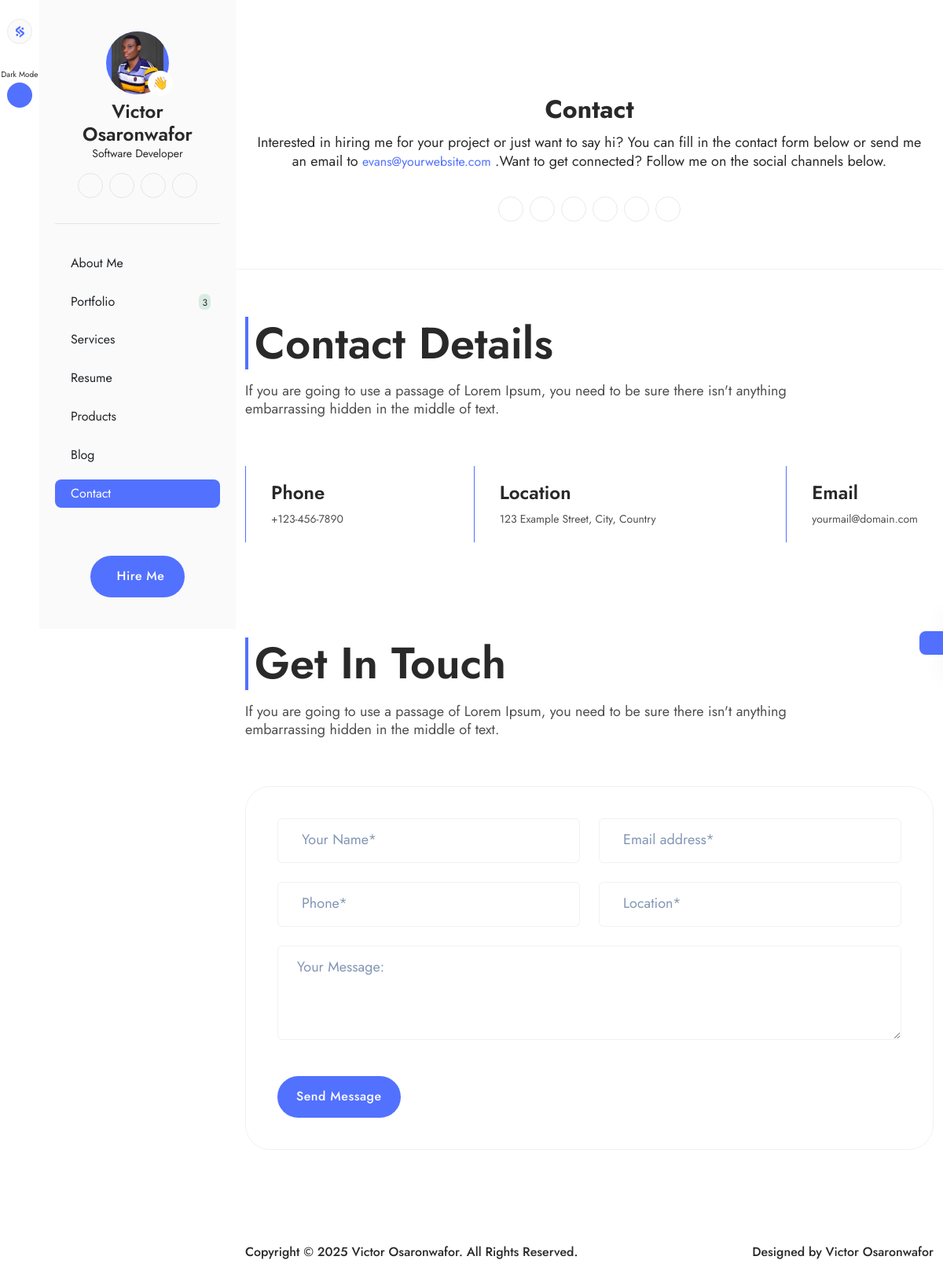
The page /contact.php on the database its author committed.
### tables this page shows
CREATE TABLE `about_me` (
  `id` int(11) NOT NULL,
  `name` varchar(255) NOT NULL,
  `role` varchar(255) NOT NULL,
  `intro_title` text NOT NULL,
  `intro_text` text NOT NULL,
  `years_of_experience` int(11) NOT NULL,
  `projects_completed` int(11) NOT NULL,
  `clients_worldwide` int(11) NOT NULL,
  `what_i_do` text NOT NULL,
  `pro_summary` text NOT NULL,
  `skills` text NOT NULL,
  `education` text NOT NULL,
  `awards` text NOT NULL,
  `certifications` text NOT NULL,
  `languages` text NOT NULL,
  `interest` text NOT NULL,
  `github_link` varchar(255) NOT NULL,
  `image` varchar(255) NOT NULL,
  `resume` varchar(255) NOT NULL,
  `status` tinyint(4) NOT NULL DEFAULT 0,
  `date` datetime NOT NULL DEFAULT current_timestamp()
);

### webadmin/classes/Database.php (called while the page is built, shortened)
<?php
class Database
{
    private $hostname = "localhost";
    private $username = "root";
    private $password = "";
    private $dbname = "olvios";
    private $conn;
    private function connect()
    {
        try {
            $this->conn = new PDO("mysql:host=$this->hostname;dbname=$this->dbname", $this->username, $this->password);
            $this->conn->setAttribute(PDO::ATTR_ERRMODE, PDO::ERRMODE_EXCEPTION);
        } catch (PDOException $th) {
            echo "Connection failed: " . $th->getMessage();
            die();
        }
    }
    public function getConnection()
    {
        return $this->conn;
    }
}

### webadmin/classes/functions.php (called while the page is built, shortened)
<?php
require 'Database.php';
require 'AboutMe.php';
require 'Blog.php';
require 'Portfolio.php';
require 'Contact.php';
$database = new Database();
$aboutMe = new AboutMe($database);
$portfolio = new Portfolio($database);
function setActivePage1($currentPage, $linkPage)
{
    if ($currentPage === $linkPage) {
        return 'bg1-color';
    } else {
        return '';
    }
}
function setActivePage2($currentPage, $linkPage)
{
    if ($currentPage === $linkPage) {
        return 'n11-color';
    } else {
        return '';
    }
}

### webadmin/classes/AboutMe.php (called while the page is built, shortened)
<?php
class AboutMe
{
    private $db;
    public function __construct(Database $database)
    {
        $this->db = $database->getConnection();
    }
    public function getAboutMe()
    {
        $id = '1';
        $sql = "SELECT * FROM about_me WHERE id=? LIMIT 1";
        $statement = $this->db->prepare($sql);
        $statement->bindParam(1, $id, PDO::PARAM_INT);
        $statement->execute();
        $result = $statement->fetch(PDO::FETCH_ASSOC);
        return $result ?: [];
    }
}

### webadmin/classes/Portfolio.php (called while the page is built, shortened)
<?php
class Portfolio
{
    private $db;
    public function __construct(Database $database)
    {
        $this->db = $database->getConnection();
    }
    public function portfolioStatusCount()
    {
        $status = 0;
        $sql = "SELECT * FROM portfolios WHERE status=?";
        $statement = $this->db->prepare($sql);
        $statement->bindParam(1, $status, PDO::PARAM_INT);
        $statement->execute();
        $result = $statement->rowCount();
        return $result ?: [];
    }
}

### components/side-menu.php (the view, shortened to what this page needs)
    <div class="side-menu">
      <div class="d-flex">
        <div class="side-menu-left">
          <div>
            <div class="d-flex flex-column gap-8 justify-content-center align-items-center mt-6">
              <a href="index.php" class="side-icon p1-color bgn2-color brn4">
              </a>
              <div class="d-flex flex-column align-items-center gap-1">
                <span class="toggle_name fs-eleven n5-color">DarkMode</span>
                <button class="side-icon bg1-color mood_toggle">
                </button>
              </div>
            </div>
          </div>
        </div>
        <div class="side-menu-right overflow-y-auto">
          <div class="d-flex flex-column gap-6 justify-content-between py-10 px-5 bgn2-color h-100">
            <div class="">
              <div class="sidebar-profile">
                <div class="position-relative">
                  <div class="profile-img1 d-flex justify-content-center overflow-hidden">
                    <img src="assets/images/aboutMe/<?= $getAboutMe['image'] ?>" alt="<?= $getAboutMe['name'] ?? '' ?>" class="" />
                  </div>
                  <span class="thumb">👋</span>
                </div>
                <h4 class="n5-color fw-semibold fs-five mt-2 text-center">
                <?= $getAboutMe['name'] ?? '' ?>
                </h4>
                <span class="n5-color fs-nine d-block text-center"><?= $getAboutMe['role'] ?? '' ?></span>
                <div class="d-flex justify-content-center gap-2 align-items-center mt-4">
                  <a href="javascript:void(0)" class="social-icon p1-color">
                  </a>
                  <a href="javascript:void(0)" class="social-icon p1-color">
                  </a>
                  <a href="javascript:void(0)" class="social-icon p1-color">
                  </a>
                  <a href="javascript:void(0)" class="social-icon p1-color">
                  </a>
                </div>
              </div>
              <div class="line-divider my-4 my-md-8"></div>
              <div class="menu-list">
                <ul class="d-flex flex-column gap-3">
                  <li class="rounded-3 <?= setActivePage1($currentPage, 'homepage') ?>">
                    <a href="index.php" class="d-flex align-items-center gap-2 <?= setActivePage2($currentPage, 'homepage') ?> fs-eight px-3 py-2"> About Me</a>
                  </li>
                  <li class="rounded-3 <?= setActivePage1($currentPage, 'portfolio') ?>">
                    <a href="portfolio.php" class="d-flex justify-content-between align-items-center">
                      <div class="d-flex align-items-center gap-2 <?= setActivePage2($currentPage, 'portfolio') ?> fs-eight px-3 py-2">
                        <i class="ph ph-code-block fs-six"></i> Portfolio
                      </div>
                      <span class="n5-color bg2-color fs-ten px-1 pt-1 rounded-2 me-3"><?= $portfolio->portfolioStatusCount() ?></span>
                    </a>
                  </li>
                  <li class="rounded-3 <?= setActivePage1($currentPage, 'services') ?>">
                    <a href="services.php" class="d-flex align-items-center gap-2 <?= setActivePage2($currentPage, 'services') ?> fs-eight px-3 py-2">Services</a>
                  </li>
                  <li class="rounded-3 <?= setActivePage1($currentPage, 'resume') ?>">
                    <a href="resume.php" class="d-flex align-items-center gap-2 <?= setActivePage2($currentPage, 'resume') ?>  fs-eight px-3 py-2" > Resume</a>
                  </li>
                  <li class="rounded-3 <?= setActivePage1($currentPage, 'products') ?>">
                    <a href="products.php" class="d-flex align-items-center gap-2 <?= setActivePage2($currentPage, 'products') ?> fs-eight px-3 py-2">Products</a>
                  </li>
                  <li class="rounded-3 <?= setActivePage1($currentPage, 'blog') ?>">
                    <a href="blog.php" class="d-flex align-items-center gap-2 <?= setActivePage2($currentPage, 'blog') ?> fs-eight px-3 py-2">Blog</a>
                  </li>
                  <li class="rounded-3 <?= setActivePage1($currentPage, 'contact') ?>">
                    <a href="contact.php" class="d-flex align-items-center gap-2 <?= setActivePage2($currentPage, 'contact') ?> fs-eight px-3 py-2">Contact</a>
                  </li>
                </ul>
              </div>
            </div>
            <a href="contact.php"
              class="primary-btn fw-medium px-3 px-md-6 py-2 py-md-4 rounded-pill d-flex align-items-center gap-2 mx-auto">
              <i class="ph ph-paper-plane-tilt"></i>Hire Me
            </a>
          </div>
        </div>
      </div>
    </div>
<div class="main-content w-100">

### assets/css/style.css (style rules this page uses)
body { font-family: "Jost", sans-serif !important; font-optical-sizing: auto; }
:root { --p1: 82, 113, 255; --p2: 217, 236, 227; --n1: 255, 255, 255; --n11: 255, 255, 255; --n2: 250, 250, 250; --n3: 143, 143, 143; --n4: 79, 79, 79; --n41: 79, 79, 79; --n42: 79, 79, 79; --n5: 41, 41, 41; --n51: 41, 41, 41; --y1: 255, 172, 39; --bg1: 120, 171, 168; --bg2: 255, 145, 251; --bg3: 253, 187, 46; --bg4: 82, 113, 255; --bg5: 0, 255, 255; --bg6: 84, 182, 137; --box-shadow-p1: 0px 0px 24px 0px rgba(0, 0, 0, 0.08); --box-shadow-p2: 0px 6px 30px 0px rgba(0, 0, 0, 0.04); }
.fs-four, h4, h4 > a { font-size: 28px; line-height: 120%; }
.fs-five, h5, h5 > a { font-size: 24px; line-height: 120%; }
.fs-eight { font-size: 16px; line-height: 130%; }
.fs-nine { font-size: 14px; line-height: 130%; }
.fs-ten { font-size: 12px; line-height: 130%; }
.fs-eleven { font-size: 10px; line-height: 130%; }
a, p, button, span, label, li { font-size: 16px; line-height: 150%; }
html { scroll-behavior: initial; }
body { max-width: 1920px; margin: auto; background-color: rgba(var(--n1), 1); font-size: 16px; line-height: 130%; padding: 0; margin: 0; font-weight: 400; overflow-x: hidden; position: relative; }
a, p, button, label, li { margin: 0; color: rgba(var(--d1), 1); font-weight: 400; }
a { text-decoration: none; outline: none; transition: all 0.3s ease; }
h1, h1 > a, h2, h2 > a, h3, h3 > a, h4, h4 > a, h5, h5 > a, h6, h6 > a, .display-zero, .display-one, .display-two, .display-three, .display-four, .display-five, .display-six, .heading { color: rgba(var(--d1), 1); font-weight: 700; padding: 0; margin: 0; line-height: 120%; display: block; transition: var(--transition); }
img { max-width: 100%; height: auto; }
ul, ol { padding: 0; margin: 0; list-style: none; }
ul li, ol li { font-size: inherit; font-weight: inherit; }
button { border: none; cursor: pointer; font-size: 16px; line-height: 130%; padding: 0; background-color: transparent; }
.p1-color { color: rgba(var(--p1), 1); }
.n11-color { color: rgba(var(--n11), 1); }
.n5-color { color: rgba(var(--n5), 1); }
.bg1-color { background-color: rgba(var(--p1), 1); }
.bg2-color { background-color: rgba(var(--p2), 1); }
.bgn2-color { background-color: rgba(var(--n2), 1); }
.brn4 { border: 1px solid rgba(var(--n4), 0.08); }
span { display: inline-block; }
.social-icon { display: flex; align-items: center; justify-content: center; width: 32px; height: 32px; border-radius: 50%; border: 1px solid rgba(var(--n5), 0.1); transition: all 0.3s ease-in-out; }
.side-icon { display: flex; align-items: center; justify-content: center; width: 32px; height: 32px; border-radius: 50%; cursor: pointer; }
.side-icon svg { display: block !important; }
.line-divider { height: 1px; width: 100%; background-color: rgba(var(--n5), 0.1); }
.primary-btn { all: unset; box-sizing: border-box; cursor: pointer; position: relative; z-index: 1; display: flex; align-items: center; justify-content: center; min-width: 120px; width: -moz-max-content; width: max-content; transition: all 0.7s linear; background: rgba(var(--p1)); color: #fff; font-size: 16px; font-weight: 500; overflow: hidden; border-radius: 4px; letter-spacing: 0.5px; }
.side-menu { width: 300px; height: 100vh; background-color: rgba(var(--n2), 1); transition: all 0.5s ease-in-out; position: fixed; z-index: 999; top: 0; left: 0; }
.side-menu .side-menu-left { width: 60px; height: 100vh; background-color: rgba(var(--n1), 1); }
.side-menu .side-menu-right { width: 100%; height: 100vh; }
.side-menu .side-menu-right .sidebar-profile .profile-img1 { width: 80px; height: 80px; margin: auto; border-radius: 50%; background-color: rgba(var(--p1), 1); }
.side-menu .side-menu-right .sidebar-profile .thumb { width: 32px; height: 32px; display: flex; justify-content: center; align-items: center; border-radius: 50%; background-color: rgba(var(--n1), 1); position: absolute; top: 50px; right: 60px; }
.side-menu .side-menu-right .menu-list ul li { transition: all 0.3s ease-in-out; }
.side-menu .side-menu-right .menu-list ul li div { transition: all 0.3s ease-in-out; }
.main-content { margin-left: 300px; transition: margin-left 0.5s ease-in-out; overflow-x: hidden; }

### rows shown on the page
about_me: image (picture), name "Victor Osaronwafor", role "Software Developer"

### other values the page prints
$portfolio->portfolioStatusCount() "3"
